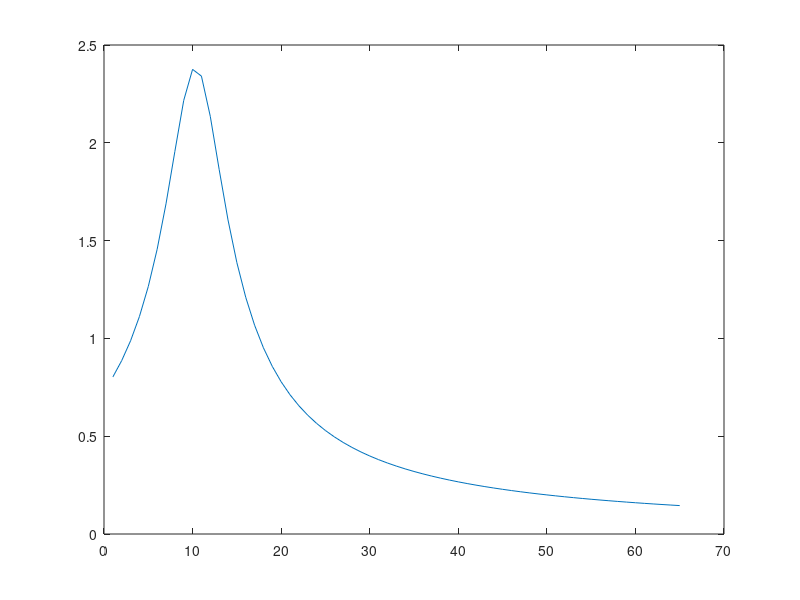

The MATLAB source for this figure: (Note: this script raises an error after producing the figure.)
function [ t,Y ] = mcintyre(dur, IC)

    vrest = -80;        %mV
    fiberD=16.0;        %um
    mysalength=3;       %um  
    nodelength=1.0;     %um
    space_p1=0.002;     %um
    space_p2=0.004;     %um
    space_i=0.004;      %um
    r=70;               %Ohm*cm
    mycm=0.1;           %uF/cm2
    mygm=0.001;         %S/cm2
    c=2;                %uF/cm2

    g_nap = 0.010;      % sodium channel conductivity [S/cm^2]
    g_naf = 3;          %S/cm^2
    g_k = 0.080;        %S/cm^2
    g_kf = 0;           %S/cm^2 (deactivated)
    g_l = 0.007;        % leak channel conductivity [S/cm^2] 
    e_na = 50.0;        %mV
    e_k = -90.0;        %mV
    e_l	= -90.0;        %mV
    
    g_p1 = 0.001;       %um
    g_p2 = 0.0001;      %um
    g_i = g_p2;         %um

    axonD=12.7;          %um 
    nodeD=5.5;          %um
    mysaD=5.5;         %um
    flutD=12.7;         %um
    deltax=1500;        %um
    flutlength=60;      %um
    nl=150;             %dimensionless
    interlength=(deltax-nodelength-(2*mysalength)-(2*flutlength))/6;

    
    [r_mysa,r_pn1,c_mysa,c_mysa_m,g_mysa,g_mysa_m] = paracomp( ...
        mysaD, mysalength, space_p1, fiberD, c, r, g_p1, nl, mycm, mygm);
    
    [r_flut,r_pn2,c_flut,c_flut_m,g_flut,g_flut_m] = paracomp( ...
        flutD, flutlength, space_p2, fiberD, c, r, g_p2, nl, mycm, mygm);
    
    [r_inter,r_px,c_inter,c_inter_m,g_inter,g_inter_m] = paracomp( ...
        axonD, interlength, space_i, fiberD, c, r, g_i, nl, mycm, mygm);
    
    g_nap = calcConductance(nodeD,nodelength,g_nap);
    g_k = calcConductance(nodeD,nodelength,g_k);
    g_l = calcConductance(nodeD,nodelength,g_l);
    g_naf = calcConductance(nodeD,nodelength,g_naf);
    r_node = calcResAxial(nodeD,nodelength,r);
    c_node = calcCapacity(nodeD,nodelength,c);
    r_pn0 = calcResPeriax(nodeD,nodelength,space_p1,r);
    
    
    %how many nodes to simulate
    N_nodes = 65;
    N_inter = N_nodes-1;
    
    % index values of the dV Vektor
    i_node = [1,N_nodes];
    i_para_m = [i_node(2)+1,i_node(2)+N_nodes];
    i_para_h = [i_para_m(2)+1,i_para_m(2)+N_nodes];
    i_para_p = [i_para_h(2)+1,i_para_h(2)+N_nodes];
    i_para_s = [i_para_p(2)+1,i_para_p(2)+N_nodes];
    i_mysa = [i_para_s(2)+1,i_para_s(2)+N_inter, ...
        i_para_s(2)+N_inter+1,i_para_s(2)+N_inter*2];
    i_flut = [i_mysa(4)+1,i_mysa(4)+N_inter, ... 
        i_mysa(4)+N_inter+1,i_mysa(4)+N_inter*2];
    i_para_n = [i_flut(4)+1,i_flut(4)+N_inter, ...
        i_flut(4)+N_inter+1,i_flut(4)+N_inter*2];
    i_inter = [i_para_n(4)+1,i_para_n(4)+N_inter; ... 
        i_para_n(4)+N_inter+1,i_para_n(4)+N_inter*2; ...
        i_para_n(4)+(2*N_inter)+1,i_para_n(4)+(3*N_inter);...
        i_para_n(4)+(3*N_inter)+1,i_para_n(4)+(4*N_inter);...
        i_para_n(4)+(4*N_inter)+1,i_para_n(4)+(5*N_inter);...
        i_para_n(4)+(5*N_inter)+1,i_para_n(4)+(6*N_inter)];
    i_mysa_b = [i_inter(12)+1,i_inter(12)+N_inter, ...
                i_inter(12)+N_inter+1,i_inter(12)+N_inter*2];
    i_flut_b = [i_mysa_b(4)+1,i_mysa_b(4)+N_inter, ... 
        i_mysa_b(4)+N_inter+1,i_mysa_b(4)+N_inter*2];
    i_inter_b = [i_flut_b(4)+1,i_flut_b(4)+N_inter; ... 
        i_flut_b(4)+N_inter+1,i_flut_b(4)+N_inter*2; ...
        i_flut_b(4)+(2*N_inter)+1,i_flut_b(4)+(3*N_inter);...
        i_flut_b(4)+(3*N_inter)+1,i_flut_b(4)+(4*N_inter);...
        i_flut_b(4)+(4*N_inter)+1,i_flut_b(4)+(5*N_inter);...
        i_flut_b(4)+(5*N_inter)+1,i_flut_b(4)+(6*N_inter)];
    %Dummy Stimulusvoltage
    V_e = zeros(i_inter(6,2),1);
    V_stim = zeros(i_inter(6,2),1);
    q = 150000;
    xe = 14000;
    ye = 5000;
    V_stim(1:N_nodes) = electrode(q,xe,ye,((1:N_nodes)-1)*deltax,zeros(1,N_nodes));
    V_stim(i_mysa(1):i_mysa(2)) = electrode(q,xe,ye,((1:N_inter)-1)*deltax+mysalength/2,zeros(1,N_inter));
    V_stim(i_mysa(3):i_mysa(4)) = electrode(q,xe,ye,((1:N_inter))*deltax-mysalength/2,zeros(1,N_inter));
    V_stim(i_flut(1):i_flut(2)) = electrode(q,xe,ye,((1:N_inter)-1)*deltax+mysalength+flutlength/2,zeros(1,N_inter));
    V_stim(i_flut(3):i_flut(4)) = electrode(q,xe,ye,((1:N_inter))*deltax-mysalength-flutlength/2,zeros(1,N_inter));
    V_stim(i_inter(1,1):i_inter(1,2)) = electrode(q,xe,ye,((1:N_inter)-1)*deltax+mysalength+flutlength+interlength/2,zeros(1,N_inter));
    V_stim(i_inter(2,1):i_inter(2,2)) = electrode(q,xe,ye,((1:N_inter)-1)*deltax+mysalength+flutlength+3*interlength/2,zeros(1,N_inter));
    V_stim(i_inter(3,1):i_inter(3,2)) = electrode(q,xe,ye,((1:N_inter)-1)*deltax+mysalength+flutlength+5*interlength/2,zeros(1,N_inter));
    V_stim(i_inter(4,1):i_inter(4,2)) = electrode(q,xe,ye,((1:N_inter)-1)*deltax+mysalength+flutlength+7*interlength/2,zeros(1,N_inter));
    V_stim(i_inter(5,1):i_inter(5,2)) = electrode(q,xe,ye,((1:N_inter)-1)*deltax+mysalength+flutlength+9*interlength/2,zeros(1,N_inter));
    V_stim(i_inter(6,1):i_inter(6,2)) = electrode(q,xe,ye,((1:N_inter)-1)*deltax+mysalength+flutlength+11*interlength/2,zeros(1,N_inter));
    

    figure(2);
    plot(1:N_nodes,V_stim(1:N_nodes));
    hold off;
    if (exist('IC','var') == 0)
        IC = zeros(i_inter_b(6,2),1);
        IC(1:N_nodes) = -80;
        IC(i_mysa(1):i_flut(4)) = -80;
        IC(i_inter(1,1):i_inter(6,2)) = -80;
        stim = 0;
    end
    if (exist('dur','var')==0)
        dur = 10;
    end
    
    Istim = zeros(N_nodes,1);
    dt = 0;
    [t,Y] = ode15s(@odeMcIntyr, [0,dur], IC);

    figure(1);
    
    for i = 1:N_nodes
        V(i,:) = Y(:,i) - 40*(i-1);
    end
    plot(t,V);
    figure(4);
    
    for i = 1:N_nodes
        V(i,:) = Y(:,i) - 5*(i-1);
    end
    plot(t,V);
    figure(3);
    plot(t,Y(:,1),t,Y(:,65));
    
    
    function dY = odeMcIntyr(t,Y)
        if exist('stim','var') ==0
            if mod(t,100) < 1
                %
                %V_e = V_stim;
                %Y(11) = Y(11) -30;
                %V_e(11) = -10;
                Istim(1) = 0.05;
            else
                V_e = zeros(i_inter(6,2),1);
                Istim(1) = 0;
            end
        end
        if t > dt
            
            dt=dt+0.1
        end
        inter = zeros(N_inter,6);
        inter_b = zeros(N_inter,6);
        
        node = Y(i_node(1):i_node(2));
        para_m = Y(i_para_m(1):i_para_m(2));
        para_h = Y(i_para_h(1):i_para_h(2));
        para_p = Y(i_para_p(1):i_para_p(2));
        para_s = Y(i_para_s(1):i_para_s(2));
        mysa_l = Y(i_mysa(1):i_mysa(2));
        mysa_r = Y(i_mysa(3):i_mysa(4));
        flut_l = Y(i_flut(1):i_flut(2));
        flut_r = Y(i_flut(3):i_flut(4));
        para_n_l = Y(i_para_n(1):i_para_n(2));
        para_n_r = Y(i_para_n(3):i_para_n(4));
        inter(:,1) = Y(i_inter(1,1):i_inter(1,2));
        inter(:,2) = Y(i_inter(2,1):i_inter(2,2));
        inter(:,3) = Y(i_inter(3,1):i_inter(3,2));
        inter(:,4) = Y(i_inter(4,1):i_inter(4,2));
        inter(:,5) = Y(i_inter(5,1):i_inter(5,2));
        inter(:,6) = Y(i_inter(6,1):i_inter(6,2));
       

        mysa_l_b = Y(i_mysa_b(1):i_mysa_b(2));
        mysa_r_b = Y(i_mysa_b(3):i_mysa_b(4));
        flut_l_b = Y(i_flut_b(1):i_flut_b(2));
        flut_r_b = Y(i_flut_b(3):i_flut_b(4));
        inter_b(:,1) = Y(i_inter_b(1,1):i_inter_b(1,2));
        inter_b(:,2) = Y(i_inter_b(2,1):i_inter_b(2,2));
        inter_b(:,3) = Y(i_inter_b(3,1):i_inter_b(3,2));
        inter_b(:,4) = Y(i_inter_b(4,1):i_inter_b(4,2));
        inter_b(:,5) = Y(i_inter_b(5,1):i_inter_b(5,2));
        inter_b(:,6) = Y(i_inter_b(6,1):i_inter_b(6,2)); 
        
        mysa_lv = mysa_l + mysa_l_b;
        mysa_rv = mysa_r + mysa_r_b;
        flut_lv = flut_l + flut_l_b;
        flut_rv = flut_r + flut_r_b;
        interv = inter+inter_b;
        
        [dnode,dpara_m,dpara_h,dpara_p,dpara_s] = nodeEq(node,para_m, ...
            para_h,para_p,para_s,mysa_lv,mysa_rv,V_e(1:N_nodes), ...
            V_e(i_mysa(1):i_mysa(2)),V_e(i_mysa(3):i_mysa(4)));
        
        [dmysa_l,dmysa_l_b] = mysaEq(mysa_l,mysa_lv,node(1:N_nodes-1),...
            flut_lv,mysa_l_b,V_e(1:N_nodes-1),flut_l_b, ...
            V_e(i_mysa(1):i_mysa(2)),V_e(1:N_nodes-1),...
            V_e(i_flut(1):i_flut(2)));
        
        [dmysa_r,dmysa_r_b] = mysaEq(mysa_r,mysa_rv,node(2:N_nodes),...
            flut_rv,mysa_r_b,V_e(2:N_nodes),flut_r_b,...
            V_e(i_mysa(3):i_mysa(4)),V_e(2:N_nodes),...
            V_e(i_flut(3):i_flut(4)));
        
        [dflut_l,dflut_l_b] = flutEq(flut_l,flut_lv,mysa_lv,interv(:,1),...
            flut_l_b,mysa_l_b,inter_b(:,1),...
            V_e(i_flut(1):i_flut(2)),V_e(i_mysa(1):i_mysa(2)),...
            V_e(i_inter(1,1):i_inter(1,2)));
        
        [dflut_r,dflut_r_b] = flutEq(flut_r,flut_rv,mysa_rv,interv(:,6),...
            flut_r_b,mysa_r_b,inter_b(:,6),...
            V_e(i_flut(3):i_flut(4)),V_e(i_mysa(3):i_mysa(4)),...
            V_e(i_inter(6,1):i_inter(6,2)));
        
        dpara_n_l = zeros(N_inter,1);
        dpara_n_r = zeros(N_inter,1);
        
        
        interVe = [V_e(i_inter(1,1):i_inter(1,2)),...
            V_e(i_inter(2,1):i_inter(2,2)),...
            V_e(i_inter(3,1):i_inter(3,2)),...
            V_e(i_inter(4,1):i_inter(4,2)),...
            V_e(i_inter(5,1):i_inter(5,2)),...
            V_e(i_inter(6,1):i_inter(6,2))];
        
        [dinter,dinter_b] = interEq(inter,interv,flut_lv,flut_rv, ...
            inter_b, flut_l_b, flut_r_b, interVe, ...
            V_e(i_flut(1):i_flut(2)), V_e(i_flut(3):i_flut(4)));
        
        
        
        %finally assemble derivatives into an
        dY=[dnode;dpara_m;dpara_h;dpara_p;dpara_s;dmysa_l;dmysa_r;...
            dflut_l;dflut_r;dpara_n_l;dpara_n_r;dinter(:,1); ...
            dinter(:,2);dinter(:,3);dinter(:,4);dinter(:,5);...
            dinter(:,6);dmysa_l_b;dmysa_r_b;dflut_l_b;dflut_r_b;...
            dinter_b(:,1);dinter_b(:,2);dinter_b(:,3);...
            dinter_b(:,4);dinter_b(:,5);dinter_b(:,6)];
        
    end

    function [dV,dm,dh,dp,ds] = nodeEq(V,m,h,p,s,...
            VmMl,VmMr,Vex,VexMl,VexMr)
        [I,dm,dh,dp,ds] = axnode(V,m,h,p,s);
        Iax = axialI(V,[V(1);VmMl],[VmMr;V(N_nodes)],r_node,r_mysa,r_mysa);
        Iex = axialI(Vex,[Vex(1);VexMl],[VexMr;Vex(N_nodes)],...
            r_node,r_mysa,r_mysa);
        dV = (-I-Iax-Iex+Istim)./c_node;
        
    end

    function [dV,dVp] = interEq(V, Vm, VmFl, VmFr, Vp, VpFl, VpFr, ...
                                            Vex, VexFl, VexFr)
        dV = zeros(N_inter,6);
        dVp = zeros(N_inter,6);
        
        Iax1 = axialI(Vm(:,1),VmFl,Vm(:,2),r_inter,r_flut,r_inter);
        Ipx1 = axialI(Vp(:,1),VpFl,Vp(:,2),r_px,r_pn2,r_px);
        Iex1 = axialI(Vex(:,1),VexFl,Vex(:,2),r_inter,r_flut,r_inter);
        [dV(:,1), dVp(:,1)] = compartment(V(:,1),Vp(:,1),Vex(:,1),Iax1,Ipx1,...
            Iex1, vrest, c_inter, c_inter_m, g_inter, g_inter_m);
        
        Iax6 = axialI(Vm(:,6),VmFr,Vm(:,5),r_inter,r_flut,r_inter);
        Ipx6 = axialI(Vp(:,6),VpFr,Vp(:,5),r_px,r_pn2,r_px);
        Iex6 = axialI(Vex(:,6),VexFr,Vex(:,5),r_inter,r_flut,r_inter);
        [dV(:,6), dVp(:,6)] = compartment(V(:,6),Vp(:,6),Vex(:,6),Iax6,Ipx6,...
            Iex6, vrest, c_inter, c_inter_m, g_inter, g_inter_m);
        
        for j = 2:5
            Iax = axialI(Vm(:,j),Vm(:,j-1),Vm(:,j+1),...
                r_inter,r_inter,r_inter);
            Ipx = axialI(Vp(:,j),Vp(:,j-1),Vp(:,j+1),r_px,r_px,r_px);
            Iex = axialI(Vex(:,j),Vex(:,j-1),Vex(:,j+1),...
                r_inter,r_inter,r_inter);
            [dV(:,j), dVp(:,j)] = compartment(V(:,j),Vp(:,j),Vex(:,j),...
                Iax,Ipx,Iex,vrest,c_inter,c_inter_m,g_inter,g_inter_m);
        end
        
    end

    function [dV,dVp] = flutEq(V, Vm, VmM, VmI, Vp, VpM, VpI, Vex, VexM,...
                                                                      VexI)
       Iax = axialI(Vm,VmM,VmI,r_flut,r_mysa,r_inter);
       Ipx = axialI(Vp,VpM,VpI,r_pn2,r_pn1,r_px);
       Iex = axialI(Vex,VexM,VexI,r_flut,r_mysa,r_inter);
       [dV, dVp] = compartment(V,Vp, Vex, Iax, Ipx, Iex, vrest, c_flut, ...
           c_flut_m, g_flut, g_flut_m);
                                                  
    end

    function [dV, dVp] = mysaEq(V, Vm, VmN, VmF, Vp, VpN, VpF, Vex, VexN,...
                                                                      VexF)
        Iax = axialI(Vm,VmN,VmF,r_mysa,r_node,r_flut);
        Ipx = axialI(Vp,VpN,VpF,r_pn1,r_pn0,r_pn1);
        Iex = axialI(Vex,VexN,VexF,r_mysa,r_node,r_flut);
        [dV, dVp] = compartment(V,Vp,Vex, Iax, Ipx, Iex, vrest, c_mysa, ...
           c_mysa_m, g_mysa, g_mysa_m);
    end

    function [dV, dVp] = compartment(V, Vp, Vext, Iaxonal, Iperiaxonal, ...
                                     Iext, epas, cmem, cmy, gmem, gmy)
        IPas = gmem.*(V - epas);
        Imyelin = gmy.*(Vp - Vext);
        ICmem = -IPas -Iaxonal-Iext;
        ICmyelin = IPas - Imyelin -Iperiaxonal;
        
        dV = (1./cmem).*(ICmem);
        %dVp = (1./cmy).*(ICmyelin);
        dVp = (1./cmy).*(-Imyelin)+(1./(cmy+cmem)).*(-Iperiaxonal) + ...
            (1./cmem).*(IPas);
                                
    end

    function I = axialI(V,V1,V2,r,r1,r2)
        I = (V-V1)./(r/2+r1/2)+(V-V2)./(r/2+r2/2);
    end

    % axnode: calculation of the currents of the axon
    function [I,dm,dh,dp,ds] = axnode(V,m,h,p,s)
        
        m_alpha = (6.57 .* (V+20.4))./(1-exp(-(V+20.4)./10.3));
        m_beta = (0.304 .* (-(V+25.7)))./(1-exp((V+25.7)./9.16));
        h_alpha = (0.34 .* (-(V+114)))./(1-exp((V+114)./11));
        h_beta = 12.6./(1+exp(-(V+31.8)./13.4));

        p_alpha = (0.0353 .* (V+27))./(1-exp(-(V+27)./10.2));
        p_beta = (0.000883 .* (-(V+34)))./(1-exp((V+34)./10));

        s_alpha = 0.3./(1+exp((V+53)./-5));
        s_beta = 0.03./(1+exp((V+90)./-1));

        %first derivatives of m, h, p, s
        dm = dpdt(m_alpha,m_beta,m);
        dh = dpdt(h_alpha,h_beta,h);
        dp = dpdt(p_alpha,p_beta,p);
        ds = dpdt(s_alpha,s_beta,s);

        I_Naf = g_naf.*m.^3.*h.*(V-e_na);       %Fast Sodium current
        I_Nap = g_nap.*p.^3.*(V-e_na);          %Persistent Sodium current
        I_Ks = g_k.*s.*(V-e_k);                 %Slow Potassium current
        I_Lk = g_l*(V-e_l);                     %Leakage current
        I = I_Naf + I_Nap + I_Ks + I_Lk;        %Sum of all nodal currents
    end

    % flutPotassim: flut potassium current
    function [I,dn] = flutPotassium(V,n)
        n_alpha = (0.0462 .* (V+83.2))./(1-exp(-(V+83.2)./1.1));
        n_beta = (0.0824 .* (-(V+66))) ./ (1-exp((V+66)./10.5));
        
        dn = dpdt(n_alpha,n_beta,n);
        
        I_Kf = g_kf.*n.^4.*(V-e_k);
        
        I = I_Kf; 
    end
    
    % dpdt: calculates the derivative of the of the parameter according to
    %       alpha, beta and the previous value
    function dp = dpdt(alpha, beta, para)
        dp = alpha.*(1-para)-beta.*para;
    end


    function V = electrode(q,xe,ye,x,y )
        d = sqrt((xe-x).^2+(ye-y).^2);
        V = q./(4.*pi.*d);
    end

    function [rax,rpx,cmem,cmy,gpas,gmy] = ...
            paracomp(diameter,length,space, fiberDia, c, r, g, nl, xc, xg)
       %args must be in um, ohm*cm and uF respectively
       rax = calcResAxial(diameter,length,r);
       rpx = calcResPeriax(diameter,length,space,r);
       cmem = calcCapacity(diameter, length, c);
       cmy = calcMyelinCap(fiberDia, length, xc, nl);
       gpas = calcConductance(diameter, length, g);
       gmy = calcMyelinCond(fiberDia, length, xg, nl);
    end

    function rax = calcResAxial(diameter, length, r)
       %um and Ohm*cm
       a=pi*diameter^2;
       rax = calcRes(a,length,r);
    end
    
    function rpx = calcResPeriax(diameter, length, space, r)
        %um and Ohm*cm
        a = pi*((diameter+space)^2-diameter^2);
        rpx = calcRes(a,length,r);
    end

    function res = calcRes(area, length, r)
        ra = r*1e4;      %Ohm*um
        ra = ra/1e3;     %KOhm*um
        res = (4*(length)*ra)/area;
    end

    function c = calcMyelinCap(fiberDiameter, length, xc, nl)
        xc = xc/(nl*2);
        c = calcCapacity(fiberDiameter, length, xc);
        %c is in uF
    end

    function c = calcCapacity(diameter, length, cap)
       %um and uF/cm^2
       cap = cap/1e8;   %uF/um^2
       
       c = cap*diameter*length*pi;
       %c is in uF
    end

    function gmy = calcMyelinCond(fiberDiameter, length, xg, nl)
       xg = xg/(nl*2);
       gmy = calcConductance(fiberDiameter, length, xg);
    end

    function g = calcConductance(diameter, length, gi)
        %in S/cm^2 and um
        gi = gi*1e6;      %mS/cm^2
        gi = gi/1e8;      %mS/um^2
        g = gi*diameter*length*pi;
    end


end

